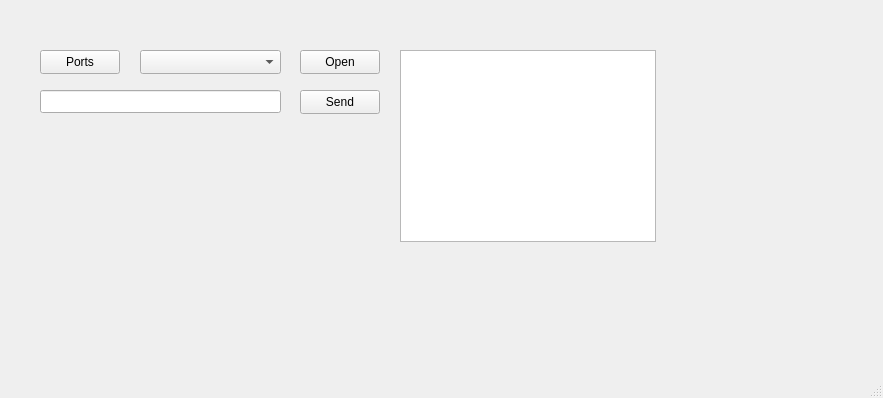
<?xml version="1.0" encoding="UTF-8"?>
<ui version="4.0">
 <class>MainWindow</class>
 <widget class="QMainWindow" name="MainWindow">
  <property name="geometry">
   <rect>
    <x>0</x>
    <y>0</y>
    <width>883</width>
    <height>398</height>
   </rect>
  </property>
  <property name="windowTitle">
   <string>MainWindow</string>
  </property>
  <widget class="QWidget" name="centralwidget">
   <widget class="QPushButton" name="btnPortsInfo">
    <property name="geometry">
     <rect>
      <x>40</x>
      <y>50</y>
      <width>80</width>
      <height>24</height>
     </rect>
    </property>
    <property name="text">
     <string>Ports</string>
    </property>
   </widget>
   <widget class="QComboBox" name="cmbPorts">
    <property name="geometry">
     <rect>
      <x>140</x>
      <y>50</y>
      <width>141</width>
      <height>24</height>
     </rect>
    </property>
   </widget>
   <widget class="QPushButton" name="btnOpenPort">
    <property name="geometry">
     <rect>
      <x>300</x>
      <y>50</y>
      <width>80</width>
      <height>24</height>
     </rect>
    </property>
    <property name="text">
     <string>Open</string>
    </property>
   </widget>
   <widget class="QPushButton" name="btnSend">
    <property name="geometry">
     <rect>
      <x>300</x>
      <y>90</y>
      <width>80</width>
      <height>24</height>
     </rect>
    </property>
    <property name="text">
     <string>Send</string>
    </property>
   </widget>
   <widget class="QLineEdit" name="lnMessage">
    <property name="geometry">
     <rect>
      <x>40</x>
      <y>90</y>
      <width>241</width>
      <height>23</height>
     </rect>
    </property>
   </widget>
   <widget class="QListWidget" name="lstMessages">
    <property name="geometry">
     <rect>
      <x>400</x>
      <y>50</y>
      <width>256</width>
      <height>192</height>
     </rect>
    </property>
   </widget>
  </widget>
  <widget class="QMenuBar" name="menubar">
   <property name="geometry">
    <rect>
     <x>0</x>
     <y>0</y>
     <width>883</width>
     <height>21</height>
    </rect>
   </property>
  </widget>
  <widget class="QStatusBar" name="statusbar"/>
 </widget>
 <resources/>
 <connections/>
</ui>
